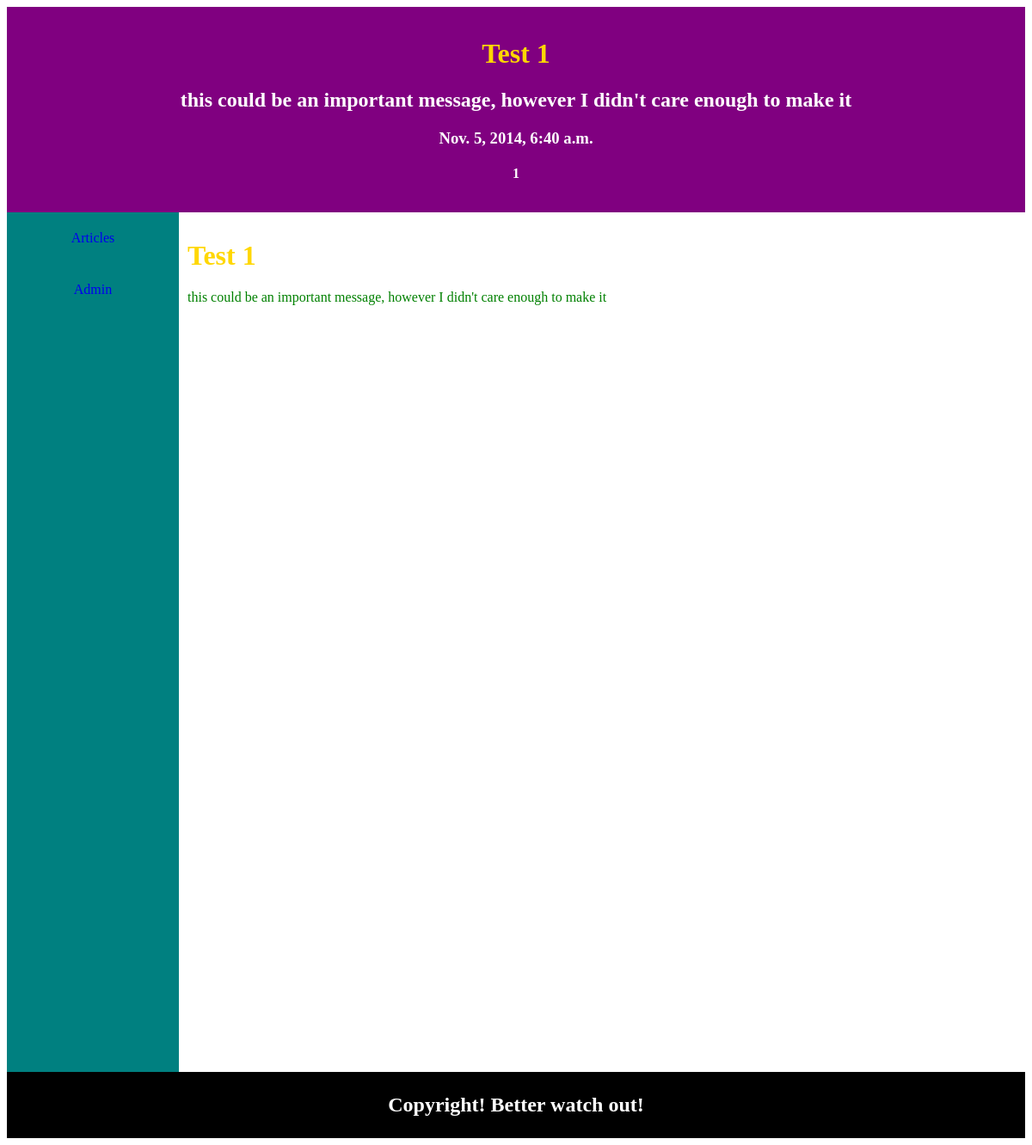
Screenshot of /articles/get/1/ with the database file from the repository.
### article/models.py (models this page shows, shortened)
class Article(models.Model):
    title = models.CharField(max_length=200)
    body = models.TextField()
    pub_date = models.DateTimeField('date published')
    likes = models.IntegerField()

### article/views.py (the view)
# urls.py: url(r'^get/(?P<article_id>\d+)/$', views.article),
def article(request, article_id=1):
    return render_to_response('article.html',
                              {'article': Article.objects.get(id=article_id)})

### article/templates/article.html (shortened to what this page needs)
{% extends "base.html" %}
{% block sitename %}
<h1>{{ article.title }}</h1>
<h2>{{ article.body }}</h2>
<h3>{{ article.pub_date }}</h3>
<h4>{{ article.likes }}</h4>
 {% endblock %}
{% block content %}
<h1> {{ article.title }} </h1>
<p>{{ article.body }}</p>
{% endblock %}

### static/css/default.css (style rules this page uses)
body { text-align: center; }
p, div { color: green; }
h1 { color: #ffd700; }

### rows the page displays
Article: title "Test 1", body "this could be an important message, however I didn't care enough to make it", pub_date "Nov. 5, 2014, 6:40 a.m.", likes "1"
